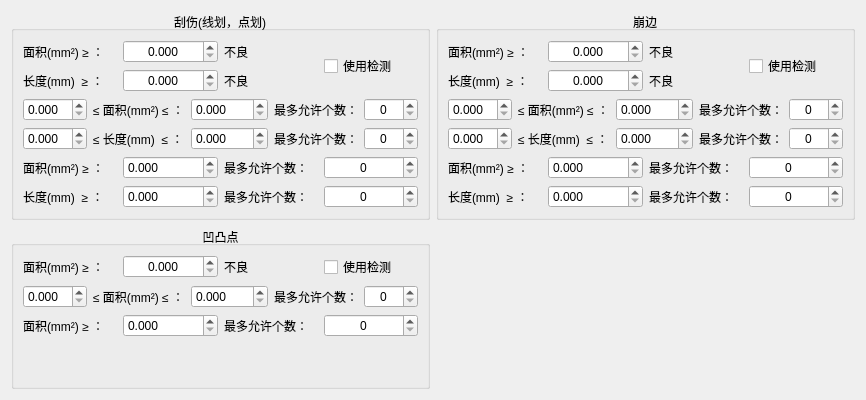
     <widget class="QWidget" name="tab_3">
      <attribute name="title">
       <string>9刮伤，10崩边，11凹凸点</string>
      </attribute>
      <layout class="QVBoxLayout" name="verticalLayout_2">
       <item>
        <layout class="QGridLayout" name="gridLayout_4">
         <item row="0" column="0">
          <widget class="QGroupBox" name="groupBox">
           <property name="title">
            <string>刮伤(线划，点划)</string>
           </property>
           <property name="alignment">
            <set>Qt::AlignCenter</set>
           </property>
           <layout class="QVBoxLayout" name="verticalLayout">
            <item>
             <layout class="QGridLayout" name="gridLayout">
              <item row="0" column="0">
               <widget class="QLabel" name="label_5">
                <property name="text">
                 <string>面积(mm²) ≥ ：</string>
                </property>
               </widget>
              </item>
              <item row="0" column="1">
               <widget class="QDoubleSpinBox" name="Scratches_area_max">
                <property name="alignment">
                 <set>Qt::AlignCenter</set>
                </property>
                <property name="decimals">
                 <number>3</number>
                </property>
                <property name="maximum">
                 <double>9999.000000000000000</double>
                </property>
               </widget>
              </item>
              <item row="0" column="2">
               <widget class="QLabel" name="label_8">
                <property name="text">
                 <string>不良</string>
                </property>
               </widget>
              </item>
              <item row="1" column="0">
               <widget class="QLabel" name="label_6">
                <property name="text">
                 <string>长度(mm)  ≥ ：</string>
                </property>
               </widget>
              </item>
              <item row="1" column="1">
               <widget class="QDoubleSpinBox" name="Scratches_len_max">
                <property name="alignment">
                 <set>Qt::AlignCenter</set>
                </property>
                <property name="decimals">
                 <number>3</number>
                </property>
                <property name="maximum">
                 <double>9999.000000000000000</double>
                </property>
               </widget>
              </item>
              <item row="1" column="2">
               <widget class="QLabel" name="label_7">
                <property name="text">
                 <string>不良</string>
                </property>
               </widget>
              </item>
              <item row="0" column="3" rowspan="2">
               <widget class="QCheckBox" name="Scratches_enable">
                <property name="text">
                 <string>使用检测</string>
                </property>
               </widget>
              </item>
             </layout>
            </item>
            <item>
             <layout class="QGridLayout" name="gridLayout_2">
              <item row="0" column="0">
               <widget class="QDoubleSpinBox" name="Scratches_ch_area_min">
                <property name="decimals">
                 <number>3</number>
                </property>
               </widget>
              </item>
              <item row="0" column="1">
               <widget class="QLabel" name="label_12">
                <property name="text">
                 <string>≤ 面积(mm²) ≤ ：</string>
                </property>
               </widget>
              </item>
              <item row="0" column="2">
               <widget class="QDoubleSpinBox" name="Scratches_ch_area_max">
                <property name="decimals">
                 <number>3</number>
                </property>
                <property name="maximum">
                 <double>9999.000000000000000</double>
                </property>
               </widget>
              </item>
              <item row="0" column="3">
               <widget class="QLabel" name="label_11">
                <property name="text">
                 <string>最多允许个数：</string>
                </property>
               </widget>
              </item>
              <item row="0" column="4">
               <widget class="QSpinBox" name="Scratches_ch_area_number">
                <property name="alignment">
                 <set>Qt::AlignCenter</set>
                </property>
                <property name="maximum">
                 <number>9999</number>
                </property>
               </widget>
              </item>
              <item row="1" column="0">
               <widget class="QDoubleSpinBox" name="Scratches_ch_len_min">
                <property name="decimals">
                 <number>3</number>
                </property>
               </widget>
              </item>
              <item row="1" column="1">
               <widget class="QLabel" name="label_23">
                <property name="text">
                 <string>≤ 长度(mm)  ≤ ：</string>
                </property>
               </widget>
              </item>
              <item row="1" column="2">
               <widget class="QDoubleSpinBox" name="Scratches_ch_len_max">
                <property name="decimals">
                 <number>3</number>
                </property>
                <property name="maximum">
                 <double>9999.000000000000000</double>
                </property>
               </widget>
              </item>
              <item row="1" column="3">
               <widget class="QLabel" name="label_22">
                <property name="text">
                 <string>最多允许个数：</string>
                </property>
               </widget>
              </item>
              <item row="1" column="4">
               <widget class="QSpinBox" name="Scratches_ch_len_number">
                <property name="alignment">
                 <set>Qt::AlignCenter</set>
                </property>
                <property name="maximum">
                 <number>9999</number>
                </property>
               </widget>
              </item>
             </layout>
            </item>
            <item>
             <layout class="QGridLayout" name="gridLayout_3">
              <item row="0" column="0">
               <widget class="QLabel" name="label_13">
                <property name="text">
                 <string>面积(mm²) ≥ ：</string>
                </property>
               </widget>
              </item>
              <item row="0" column="1">
               <widget class="QDoubleSpinBox" name="Scratches_ch_sec_area_max">
                <property name="decimals">
                 <number>3</number>
                </property>
                <property name="maximum">
                 <double>9999.000000000000000</double>
                </property>
               </widget>
              </item>
              <item row="0" column="2">
               <widget class="QLabel" name="label_15">
                <property name="text">
                 <string>最多允许个数：</string>
                </property>
               </widget>
              </item>
              <item row="0" column="3">
               <widget class="QSpinBox" name="Scratches_ch_sec_area_number">
                <property name="alignment">
                 <set>Qt::AlignCenter</set>
                </property>
                <property name="maximum">
                 <number>9999</number>
                </property>
               </widget>
              </item>
              <item row="1" column="0">
               <widget class="QLabel" name="label_24">
                <property name="text">
                 <string>长度(mm)  ≥ ：</string>
                </property>
               </widget>
              </item>
              <item row="1" column="1">
               <widget class="QDoubleSpinBox" name="Scratches_ch_sec_len_max">
                <property name="decimals">
                 <number>3</number>
                </property>
                <property name="maximum">
                 <double>9999.000000000000000</double>
                </property>
               </widget>
              </item>
              <item row="1" column="2">
               <widget class="QLabel" name="label_25">
                <property name="text">
                 <string>最多允许个数：</string>
                </property>
               </widget>
              </item>
              <item row="1" column="3">
               <widget class="QSpinBox" name="Scratches_ch_sec_len_number">
                <property name="alignment">
                 <set>Qt::AlignCenter</set>
                </property>
                <property name="maximum">
                 <number>9999</number>
                </property>
               </widget>
              </item>
             </layout>
            </item>
           </layout>
          </widget>
         </item>
         <item row="0" column="1">
          <widget class="QGroupBox" name="groupBox_3">
           <property name="title">
            <string>崩边</string>
           </property>
           <property name="alignment">
            <set>Qt::AlignCenter</set>
           </property>
           <layout class="QVBoxLayout" name="verticalLayout_3">
            <item>
             <layout class="QGridLayout" name="gridLayout_7">
              <item row="0" column="0">
               <widget class="QLabel" name="label_38">
                <property name="text">
                 <string>面积(mm²) ≥ ：</string>
                </property>
               </widget>
              </item>
              <item row="0" column="1">
               <widget class="QDoubleSpinBox" name="Chips_area_max">
                <property name="alignment">
                 <set>Qt::AlignCenter</set>
                </property>
                <property name="decimals">
                 <number>3</number>
                </property>
                <property name="maximum">
                 <double>9999.000000000000000</double>
                </property>
               </widget>
              </item>
              <item row="0" column="2">
               <widget class="QLabel" name="label_39">
                <property name="text">
                 <string>不良</string>
                </property>
               </widget>
              </item>
              <item row="1" column="0">
               <widget class="QLabel" name="label_40">
                <property name="text">
                 <string>长度(mm)  ≥ ：</string>
                </property>
               </widget>
              </item>
              <item row="1" column="1">
               <widget class="QDoubleSpinBox" name="Chips_len_max">
                <property name="alignment">
                 <set>Qt::AlignCenter</set>
                </property>
                <property name="decimals">
                 <number>3</number>
                </property>
                <property name="maximum">
                 <double>9999.000000000000000</double>
                </property>
               </widget>
              </item>
              <item row="1" column="2">
               <widget class="QLabel" name="label_41">
                <property name="text">
                 <string>不良</string>
                </property>
               </widget>
              </item>
              <item row="0" column="3" rowspan="2">
               <widget class="QCheckBox" name="Chips_enable">
                <property name="text">
                 <string>使用检测</string>
                </property>
               </widget>
              </item>
             </layout>
            </item>
            <item>
             <layout class="QGridLayout" name="gridLayout_8">
              <item row="0" column="0">
               <widget class="QDoubleSpinBox" name="Chips_ch_area_min">
                <property name="decimals">
                 <number>3</number>
                </property>
               </widget>
              </item>
              <item row="0" column="1">
               <widget class="QLabel" name="label_42">
                <property name="text">
                 <string>≤ 面积(mm²) ≤ ：</string>
                </property>
               </widget>
              </item>
              <item row="0" column="2">
               <widget class="QDoubleSpinBox" name="Chips_ch_area_max">
                <property name="decimals">
                 <number>3</number>
                </property>
                <property name="maximum">
                 <double>9999.000000000000000</double>
                </property>
               </widget>
              </item>
              <item row="0" column="3">
               <widget class="QLabel" name="label_43">
                <property name="text">
                 <string>最多允许个数：</string>
                </property>
               </widget>
              </item>
              <item row="0" column="4">
               <widget class="QSpinBox" name="Chips_ch_area_number">
                <property name="alignment">
                 <set>Qt::AlignCenter</set>
                </property>
                <property name="maximum">
                 <number>9999</number>
                </property>
               </widget>
              </item>
              <item row="1" column="0">
               <widget class="QDoubleSpinBox" name="Chips_ch_len_min">
                <property name="decimals">
                 <number>3</number>
                </property>
               </widget>
              </item>
              <item row="1" column="1">
               <widget class="QLabel" name="label_44">
                <property name="text">
                 <string>≤ 长度(mm)  ≤ ：</string>
                </property>
               </widget>
              </item>
              <item row="1" column="2">
               <widget class="QDoubleSpinBox" name="Chips_ch_len_max">
                <property name="decimals">
                 <number>3</number>
                </property>
                <property name="maximum">
                 <double>9999.000000000000000</double>
                </property>
               </widget>
              </item>
              <item row="1" column="3">
               <widget class="QLabel" name="label_45">
                <property name="text">
                 <string>最多允许个数：</string>
                </property>
               </widget>
              </item>
              <item row="1" column="4">
               <widget class="QSpinBox" name="Chips_ch_len_number">
                <property name="alignment">
                 <set>Qt::AlignCenter</set>
                </property>
                <property name="maximum">
                 <number>9999</number>
                </property>
               </widget>
              </item>
             </layout>
            </item>
            <item>
             <layout class="QGridLayout" name="gridLayout_9">
              <item row="0" column="0">
               <widget class="QLabel" name="label_46">
                <property name="text">
                 <string>面积(mm²) ≥ ：</string>
                </property>
               </widget>
              </item>
              <item row="0" column="1">
               <widget class="QDoubleSpinBox" name="Chips_ch_sec_area_max">
                <property name="decimals">
                 <number>3</number>
                </property>
                <property name="maximum">
                 <double>9999.000000000000000</double>
                </property>
               </widget>
              </item>
              <item row="0" column="2">
               <widget class="QLabel" name="label_47">
                <property name="text">
                 <string>最多允许个数：</string>
                </property>
               </widget>
              </item>
              <item row="0" column="3">
               <widget class="QSpinBox" name="Chips_ch_sec_area_number">
                <property name="alignment">
                 <set>Qt::AlignCenter</set>
                </property>
                <property name="maximum">
                 <number>9999</number>
                </property>
               </widget>
              </item>
              <item row="1" column="0">
               <widget class="QLabel" name="label_48">
                <property name="text">
                 <string>长度(mm)  ≥ ：</string>
                </property>
               </widget>
              </item>
              <item row="1" column="1">
               <widget class="QDoubleSpinBox" name="Chips_ch_sec_len_max">
                <property name="decimals">
                 <number>3</number>
                </property>
                <property name="maximum">
                 <double>9999.000000000000000</double>
                </property>
               </widget>
              </item>
              <item row="1" column="2">
               <widget class="QLabel" name="label_49">
                <property name="text">
                 <string>最多允许个数：</string>
                </property>
               </widget>
              </item>
              <item row="1" column="3">
               <widget class="QSpinBox" name="Chips_ch_sec_len_number">
                <property name="alignment">
                 <set>Qt::AlignCenter</set>
                </property>
                <property name="maximum">
                 <number>9999</number>
                </property>
               </widget>
              </item>
             </layout>
            </item>
           </layout>
          </widget>
         </item>
         <item row="1" column="0">
          <widget class="QGroupBox" name="groupBox_4">
           <property name="title">
            <string>凹凸点</string>
           </property>
           <property name="alignment">
            <set>Qt::AlignCenter</set>
           </property>
           <layout class="QVBoxLayout" name="verticalLayout_4">
            <item>
             <layout class="QGridLayout" name="gridLayout_10">
              <item row="0" column="1">
               <widget class="QDoubleSpinBox" name="Dent_area_max">
                <property name="alignment">
                 <set>Qt::AlignCenter</set>
                </property>
                <property name="decimals">
                 <number>3</number>
                </property>
                <property name="maximum">
                 <double>9999.000000000000000</double>
                </property>
               </widget>
              </item>
              <item row="0" column="0">
               <widget class="QLabel" name="label_50">
                <property name="text">
                 <string>面积(mm²) ≥ ：</string>
                </property>
               </widget>
              </item>
              <item row="0" column="2">
               <widget class="QLabel" name="label_51">
                <property name="text">
                 <string>不良</string>
                </property>
               </widget>
              </item>
              <item row="0" column="3">
               <widget class="QCheckBox" name="Dent_enable">
                <property name="text">
                 <string>使用检测</string>
                </property>
               </widget>
              </item>
             </layout>
            </item>
            <item>
             <layout class="QGridLayout" name="gridLayout_11">
              <item row="0" column="1">
               <widget class="QLabel" name="label_54">
                <property name="text">
                 <string>≤ 面积(mm²) ≤ ：</string>
                </property>
               </widget>
              </item>
              <item row="0" column="4">
               <widget class="QSpinBox" name="Dent_ch_area_number">
                <property name="alignment">
                 <set>Qt::AlignCenter</set>
                </property>
                <property name="maximum">
                 <number>9999</number>
                </property>
               </widget>
              </item>
              <item row="0" column="0">
               <widget class="QDoubleSpinBox" name="Dent_ch_area_min">
                <property name="decimals">
                 <number>3</number>
                </property>
               </widget>
              </item>
              <item row="0" column="2">
               <widget class="QDoubleSpinBox" name="Dent_ch_area_max">
                <property name="decimals">
                 <number>3</number>
                </property>
                <property name="maximum">
                 <double>9999.000000000000000</double>
                </property>
               </widget>
              </item>
              <item row="0" column="3">
               <widget class="QLabel" name="label_55">
                <property name="text">
                 <string>最多允许个数：</string>
                </property>
               </widget>
              </item>
             </layout>
            </item>
            <item>
             <layout class="QGridLayout" name="gridLayout_12">
              <item row="0" column="0">
               <widget class="QLabel" name="label_58">
                <property name="text">
                 <string>面积(mm²) ≥ ：</string>
                </property>
               </widget>
              </item>
              <item row="0" column="3">
               <widget class="QSpinBox" name="Dent_ch_sec_area_number">
                <property name="alignment">
                 <set>Qt::AlignCenter</set>
                </property>
                <property name="maximum">
                 <number>9999</number>
                </property>
               </widget>
              </item>
              <item row="0" column="1">
               <widget class="QDoubleSpinBox" name="Dent_ch_sec_area_max">
                <property name="decimals">
                 <number>3</number>
                </property>
                <property name="maximum">
                 <double>9999.000000000000000</double>
                </property>
               </widget>
              </item>
              <item row="0" column="2">
               <widget class="QLabel" name="label_59">
                <property name="text">
                 <string>最多允许个数：</string>
                </property>
               </widget>
              </item>
             </layout>
            </item>
            <item>
             <spacer name="verticalSpacer_2">
              <property name="orientation">
               <enum>Qt::Vertical</enum>
              </property>
              <property name="sizeHint" stdset="0">
               <size>
                <width>20</width>
                <height>40</height>
               </size>
              </property>
             </spacer>
            </item>
           </layout>
          </widget>
         </item>
        </layout>
       </item>
      </layout>
     </widget>
